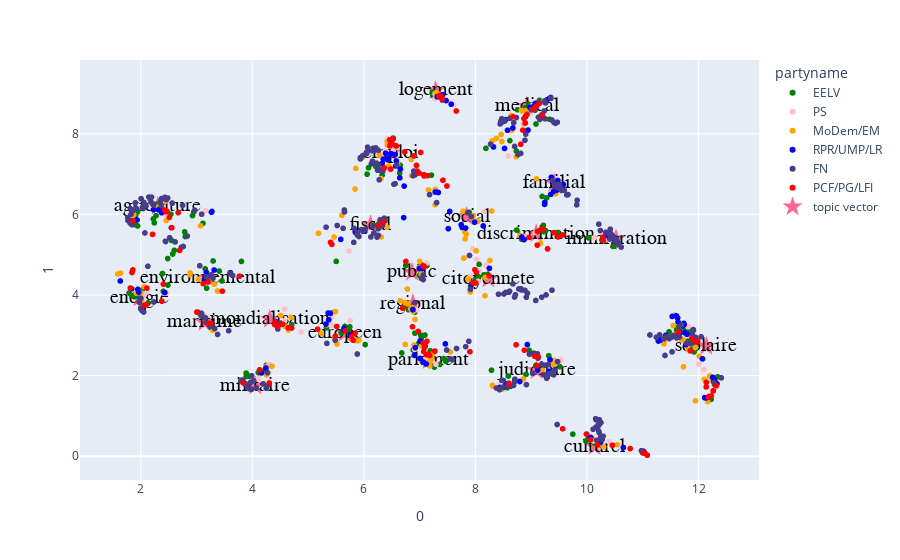

Notebook code for this chart:
### Code cell
fig = px.scatter(umap_embed,x=0,y=1,color='partyname',
                 color_discrete_map=dict_color,
                 #color_discrete_sequence=px.colors.qualitative.Light24
                )

fig.add_traces(go.Scatter(
            x=topic_embed[:,0], y=topic_embed[:,1],
            text=list(dict_topic.values()),
            mode="markers+text",
            name='topic vector',
            marker=dict(symbol='star', size=15),
            textfont=dict(
            family="sans serif",
            size=20,
            color="Black"))
               
                  )

### Figure 1 — Plotly figure (JSON) as saved in the notebook; plotly's stock layout.template omitted (floating-point values rounded to 4 significant figures; data arrays with more than 128 entries replaced by an {"elided": "..."} marker saying what was removed)
{"data": [{"hovertemplate": "partyname=EELV<br>0=%{x}<br>1=%{y}<extra></extra>", "legendgroup": "EELV", "marker": {"color": "green", "symbol": "circle"}, "mode": "markers", "name": "EELV", "showlegend": true, "type": "scattergl", "x": {"elided": "187 float values"}, "xaxis": "x", "y": {"elided": "187 float values"}, "yaxis": "y"}, {"hovertemplate": "partyname=PS<br>0=%{x}<br>1=%{y}<extra></extra>", "legendgroup": "PS", "marker": {"color": "pink", "symbol": "circle"}, "mode": "markers", "name": "PS", "showlegend": true, "type": "scattergl", "x": [8.062, 7.907, 6.372, 6.321, 9.415, 9.534, 7.074, 7.609, 12.1, 10.39, 8.149, 3.162, 7.076, 5.753, 5.337, 4.578, 7.952, 7.125, 8.052, 8.191, 8.02, 6.253, 12.33, 7.007, 6.332, 6.407, 6.46, 2.062, 2.403, 11.63, 11.54, 11.81, 9.439, 9.348, 9.497, 7.276, 9.036, 9.012, 8.589, 7.13, 7.291, 6.91, 6.933, 6.422, 8.5, 8.43, 9.074, 8.899, 10.13, 10.35, 10.11, 10.28, 11.04, 4.874, 5.438, 5.438, 4.575, 8.991, 4.3, 4.115, 2.45, 5.731, 5.418, 8.919, 7.274, 6.524, 12.0, 2.121, 9.031, 2.454, 9.206], "xaxis": "x", "y": [4.597, 4.471, 7.557, 7.444, 2.393, 2.388, 4.715, 8.718, 2.151, 0.3612, 6.069, 6.091, 2.393, 3.37, 3.266, 3.36, 5.144, 4.793, 4.338, 4.737, 4.885, 5.803, 1.711, 4.66, 7.238, 7.539, 7.113, 4.005, 6.109, 2.904, 2.982, 3.211, 2.36, 2.384, 2.35, 8.993, 8.665, 8.692, 7.448, 2.44, 2.283, 2.652, 3.634, 7.873, 1.667, 1.767, 5.549, 5.456, 5.421, 5.377, 0.3792, 0.2758, 0.08151, 3.084, 3.535, 3.247, 3.654, 8.542, 2.281, 1.931, 5.984, 5.086, 3.461, 8.459, 8.873, 7.575, 2.284, 4.078, 8.602, 4.045, 8.781], "yaxis": "y"}, {"hovertemplate": "partyname=MoDem/EM<br>0=%{x}<br>1=%{y}<extra></extra>", "legendgroup": "MoDem/EM", "marker": {"color": "orange", "symbol": "circle"}, "mode": "markers", "name": "MoDem/EM", "showlegend": true, "type": "scattergl", "x": {"elided": "153 float values"}, "xaxis": "x", "y": {"elided": "153 float values"}, "yaxis": "y"}, {"hovertemplate": "partyname=RPR/UMP/LR<br>0=%{x}<br>1=%{y}<extra></extra>", "legendgroup": "RPR/UMP/LR", "marker": {"color": "blue", "symbol": "circle"}, "mode": "markers", "name": "RPR/UMP/LR", "showlegend": true, "type": "scattergl", "x": {"elided": "154 float values"}, "xaxis": "x", "y": {"elided": "154 float values"}, "yaxis": "y"}, {"hovertemplate": "partyname=FN<br>0=%{x}<br>1=%{y}<extra></extra>", "legendgroup": "FN", "marker": {"color": "darkslateblue", "symbol": "circle"}, "mode": "markers", "name": "FN", "showlegend": true, "type": "scattergl", "x": {"elided": "318 float values"}, "xaxis": "x", "y": {"elided": "318 float values"}, "yaxis": "y"}, {"hovertemplate": "partyname=PCF/PG/LFI<br>0=%{x}<br>1=%{y}<extra></extra>", "legendgroup": "PCF/PG/LFI", "marker": {"color": "red", "symbol": "circle"}, "mode": "markers", "name": "PCF/PG/LFI", "showlegend": true, "type": "scattergl", "x": {"elided": "139 float values"}, "xaxis": "x", "y": {"elided": "139 float values"}, "yaxis": "y"}, {"marker": {"size": 15, "symbol": "star"}, "mode": "markers+text", "name": "topic vector", "text": ["emploi", "scolaire", "agriculture", "citoyennete", "medical", "fiscal", "judiciaire", "parlement", "europeen", "environnemental", "energie", "mondialisation", "culturel", "social", "militaire", "public", "immigration", "familial", "logement", "regional", "discrimination", "maritime"], "textfont": {"color": "Black", "family": "sans serif", "size": 20}, "type": "scatter", "x": [6.494, 12.14, 2.305, 8.233, 8.92, 6.118, 9.098, 7.161, 5.654, 3.197, 1.975, 4.314, 10.13, 7.84, 4.055, 6.864, 10.52, 9.414, 7.285, 6.879, 9.089, 3.142], "y": [7.526, 2.726, 6.201, 4.399, 8.682, 5.742, 2.129, 2.375, 3.049, 4.424, 3.927, 3.401, 0.2407, 5.947, 1.75, 4.565, 5.391, 6.77, 9.076, 3.789, 5.517, 3.325]}], "layout": {"legend": {"title": {"text": "partyname"}, "tracegroupgap": 0}, "margin": {"t": 60}, "xaxis": {"anchor": "y", "domain": [0, 1], "title": {"text": "0"}}, "yaxis": {"anchor": "x", "domain": [0, 1], "title": {"text": "1"}}}}
